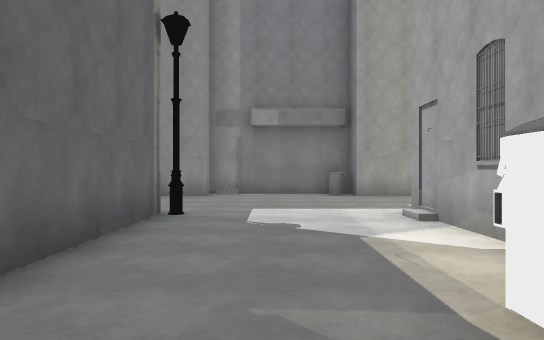
[1] (above)

24 first-person views from a walk through a Unity game level. The camera is 1.4 m above the floor, looks level and sees 70° across. The floor is counted in squares, 2 m on a side. Each view is taken from the middle of a square. On the plan, view 1 faces up. The plan holds only what a view shows up to about 11 squares ahead; the rest is blank. The place goes on beyond the plan. The player character is not drawn. Some surface patterns are stand-ins.

[2]
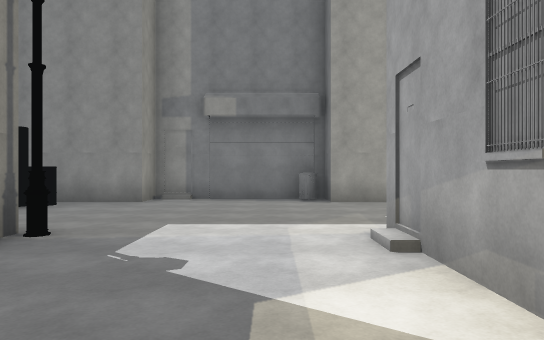

[3]
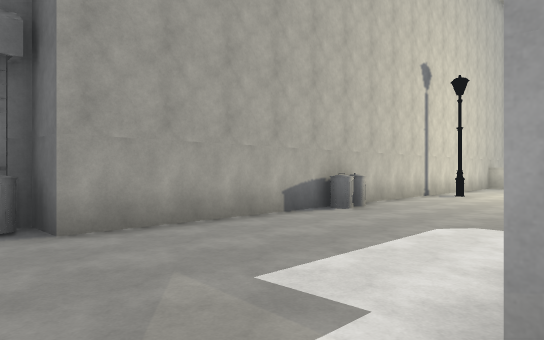

[4]
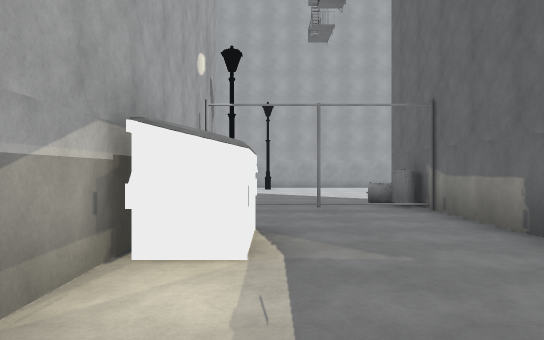

[5]
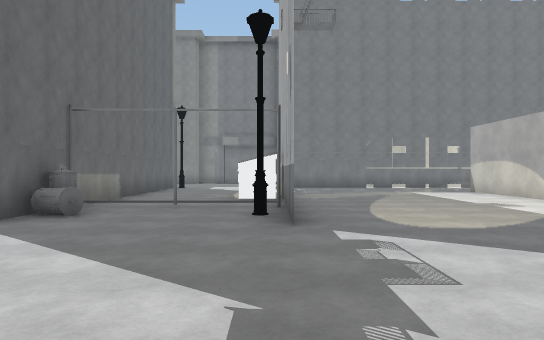

[6]
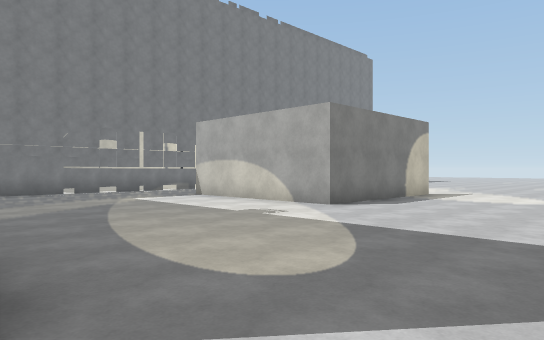

[7]
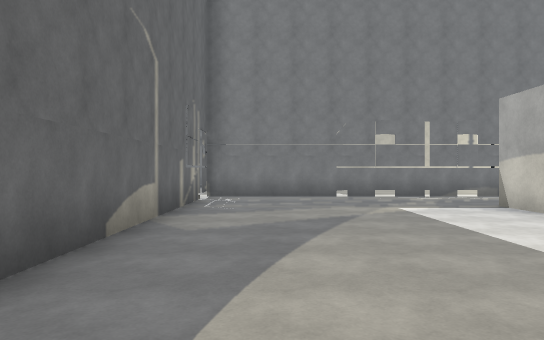

[8]
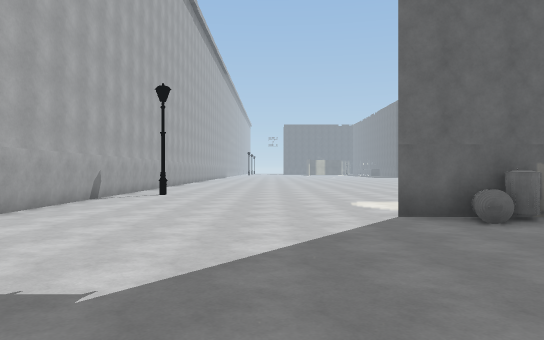

[9]
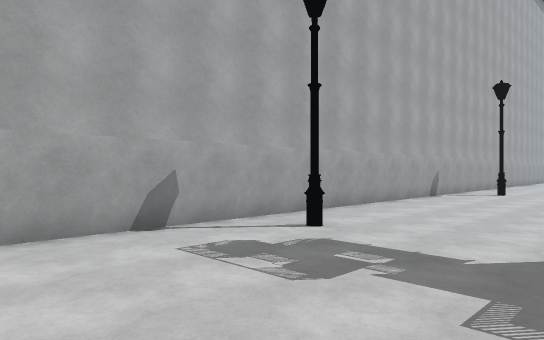

[10]
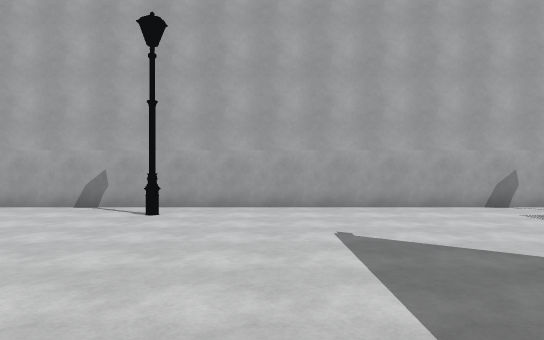

[11]
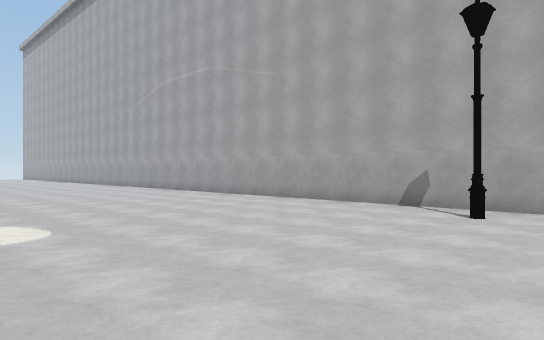

[12]
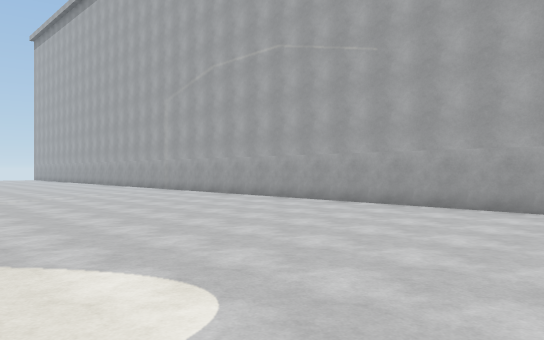

[13]
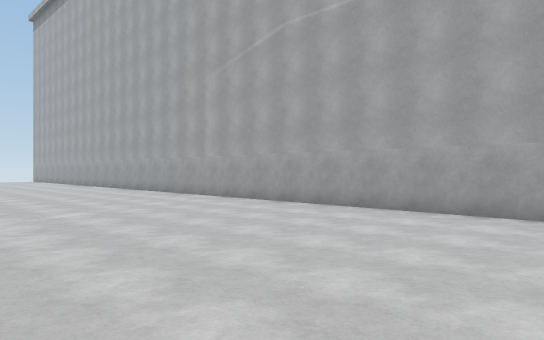

[14]
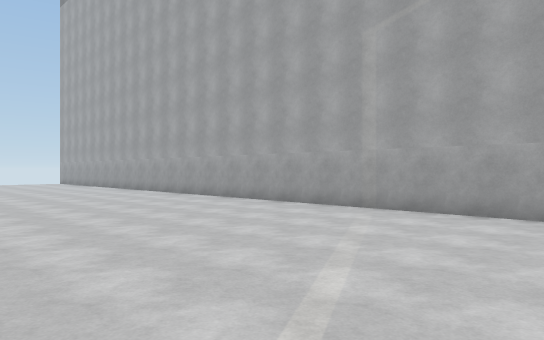

[15]
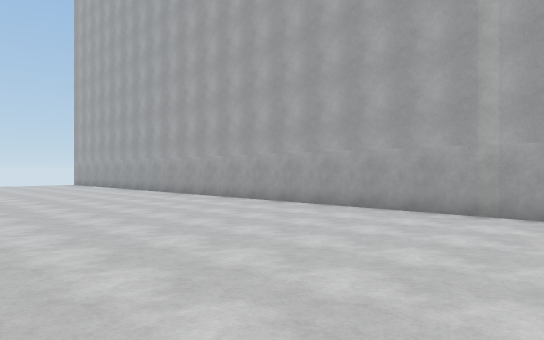

[16]
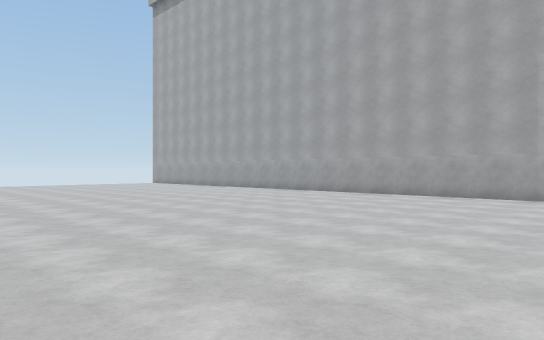

[17]
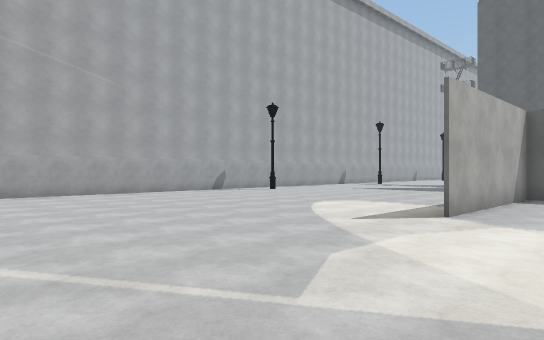

[18]
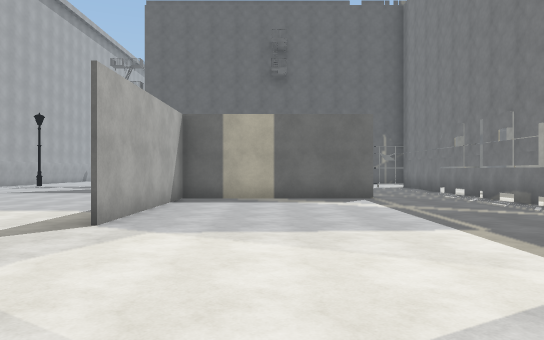

[19]
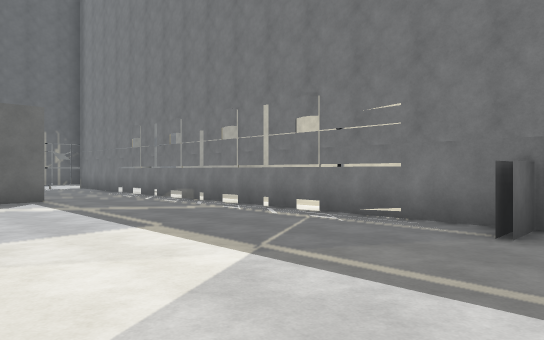

[20]
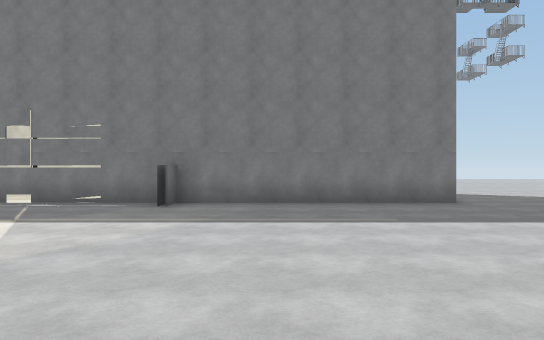

[21]
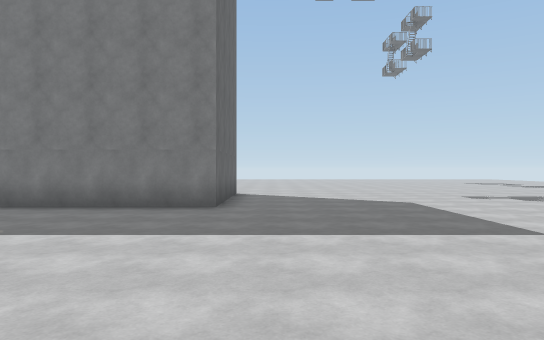

[22]
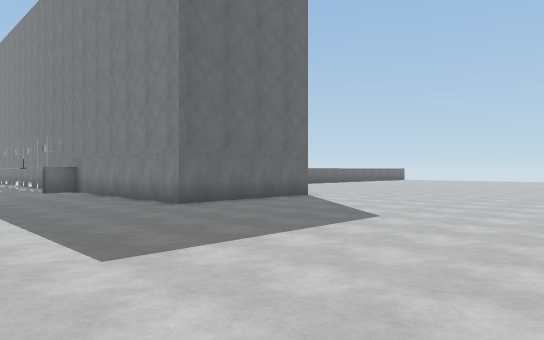

[23]
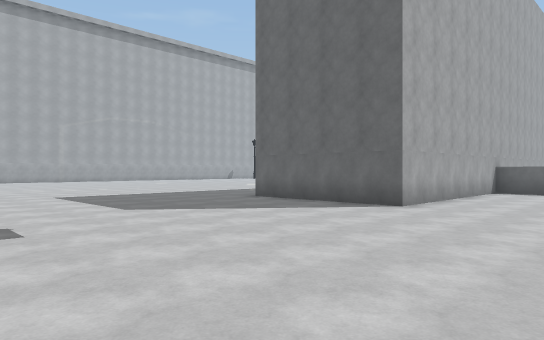

[24]
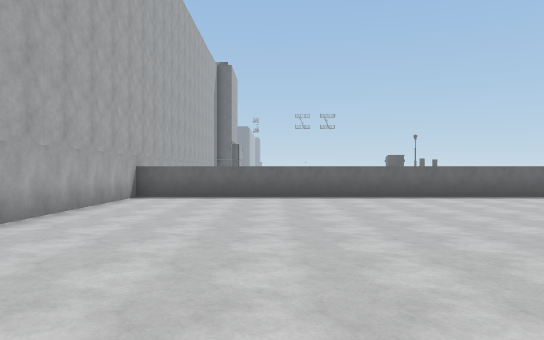

### Floor plan
Points are (right, up) in squares from view 1. A wall is a line through its corners. A room is listed if a view was taken in it or the views show most of it. See-through windows are left out.
Room 1 (views 1, 2, 3, 4, 5, 6, 7, 8, 9, 10, 11, 12, 13, 14, 15, 16, 17, 18, 19, 20, 21, 22, 23, 24)
walls: (12.9, -1.3) (8.4, -1.3) (8.4, 3.5); (8.5, 3.5) (8.5, -1.2) (13.1, -1.2); (17, 6.4) (17, 5.4); (13.2, 10.5) (8.4, 10.5); (16.5, 10.5) (22.9, 10.5) (22.9, 6.3) (2.3, 6.3); (2.3, -0.5) (2.3, -1.6); (2.3, 2.5) (2.3, 6.4); (6.5, 10.5) (2.6, 10.5); (2.3, 5.9) (2.3, 2.4); (2.3, -4.1) (2.3, -0.9); (2.4, 11.4) (-1.8, 11.4); (-1.8, 5.4) (-1.8, -4.1); (-1.8, 10.5) (-2.8, 10.5); (17, 18.5) (17, 10.5); (-7, -10.3) (30.2, -10.3)
low walls: (0.5, -1.7) (-0.5, -1.7) (0.5, -1.7)
objects: streetlight (-7, -9); drum (-4, 9) to (-3, 10); bin (-2, -2); streetlight (-2, 6); bin (-1, -3); streetlight (1, -9); streetlight (2, -3); other object (2, 0) to (2, 2); bin (2, 11); bin (7, 10); bin (8, 10); streetlight (9, -9); streetlight (12, 10)

Positions as (right, up) in squares from view 1, and headings:
1: (0, 0), facing up
2: (1, 2), facing up
3: (1, 6), facing up-right
4: (1, 5), facing down
5: (2, -9), facing up
6: (2, -6), facing up-right
7: (4, -4), facing up
8: (4, -6), facing left
9: (5, -6), facing down-left
10: (7, -3), facing down
11: (7, -3), facing down-right
12: (10, -3), facing down-right
13: (14, -4), facing down-right
14: (19, -4), facing down-right
15: (21, -4), facing down-right
16: (21, 0), facing down-right
17: (19, 1), facing down-left
18: (18, 1), facing left
19: (18, 1), facing up-left
20: (19, -2), facing up
21: (24, -1), facing up
22: (30, 2), facing up-left
23: (30, 14), facing down-left
24: (27, 14), facing left
